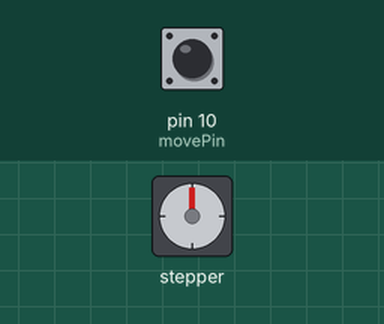
Bench run of a sketch on a simulated Arduino Uno, built with avr-gcc and run on an emulated ATmega328P. Parts: stepper motor. The test bench sets the inputs (shaded band); at power-on: pin 10 (movePin) HIGH. Stepper angles assume 2048 steps per turn.

Above: at 1.2 s.
1.3 s: pin 10 (movePin) pulled LOW for 1 s
At 1.7 s:
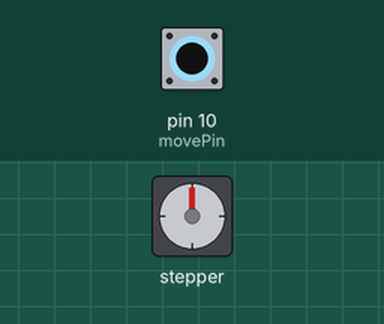
3.8 s: pin 10 (movePin) pulled LOW for 0.15 s
At 5.1 s:
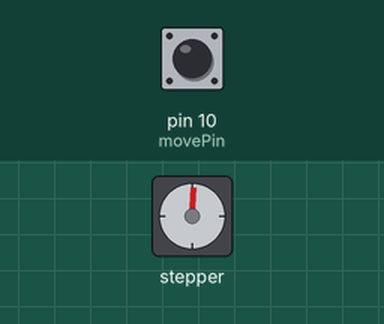
Timing chart, 0 to 6.8 s (numbered marks = the images above; inputs shaded):
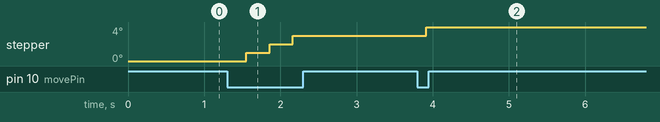

The sketch:

sketch_aug5a.ino
```cpp
#include <Stepper.h>

const int stepsPerRevolution = 2048;  // Aantal stappen per volledige rotatie van de motor
const int motorSpeed = 50;  // Snelheid in RPM
const int movePin = 10;  // Pin voor knop 1

// ULN2003 Motor Driver Pins
#define IN1 1
#define IN2 2
#define IN3 3
#define IN4 13

Stepper myStepper(stepsPerRevolution, IN1, IN3, IN2, IN4);

void setup() {
  Serial.begin(115200);

  // Stel de pinnen in
  pinMode(movePin, INPUT_PULLUP);  // Knop 1

  // Stel de snelheid in
  myStepper.setSpeed(motorSpeed);
}

void loop() {
  // Lees de staat van de knop
  int state = digitalRead(movePin);

  if (state == LOW) {
    // Knop 1 is ingedrukt, beweeg de motor één stap
    myStepper.step(1);
    //Serial.println("Knop 1 is ingedrukt en motor beweegt");
  } else {
    // Knop 1 is niet ingedrukt, geen actie
    //Serial.println("Knop 1 is niet ingedrukt");
  }

  // Optionele vertraging om de seriële output leesbaar te maken en motor niet te snel te laten draaien
  delay(50);
}
```
